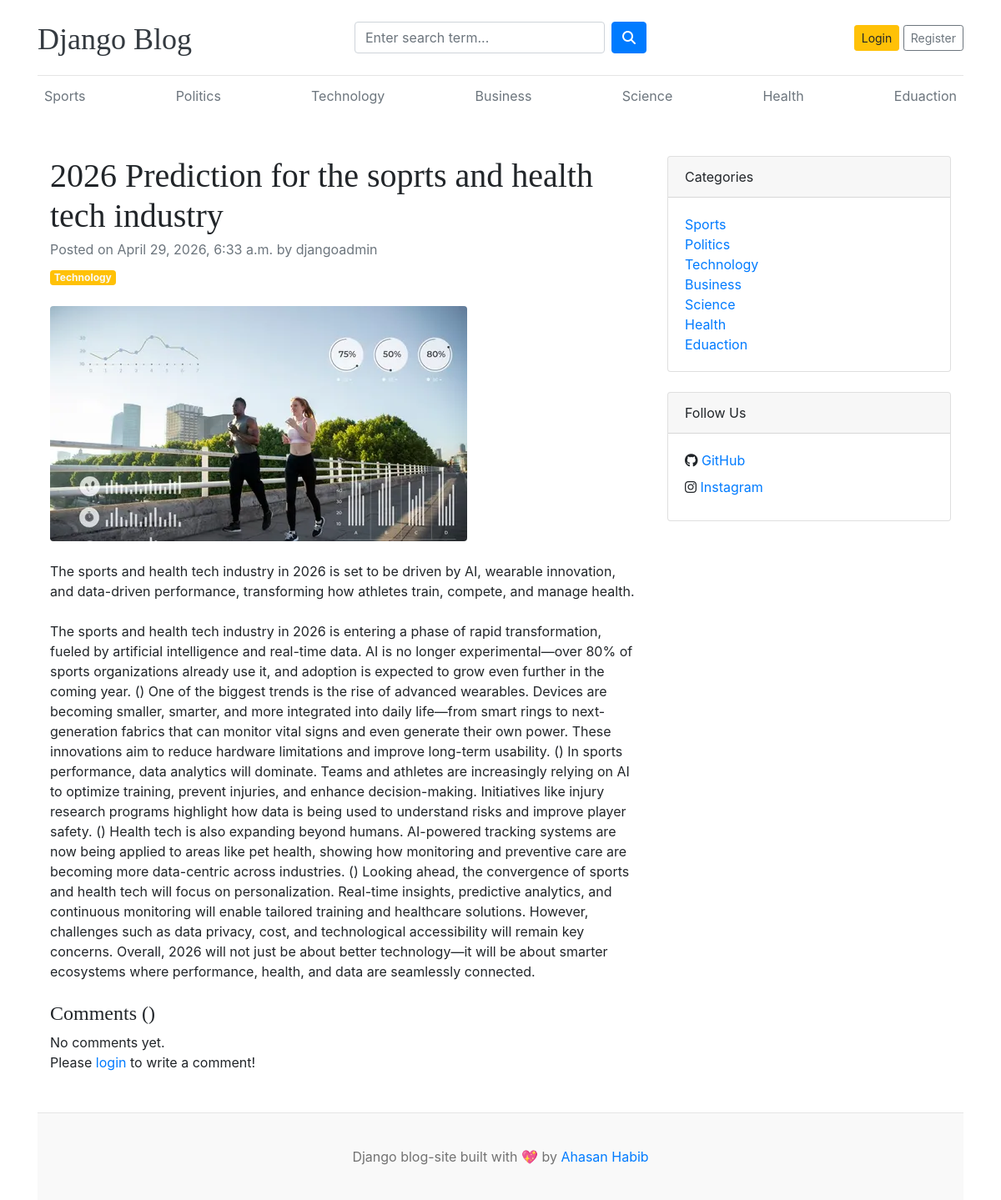
/blogs/2026-prediction-for-the-soprts-and-health-tech-industry/, run on the app's committed database.
### blogs/models.py (models this page shows, shortened)
class Category(models.Model):
    category_name = models.CharField(max_length = 50, unique= True)
    created_at = models.DateTimeField(auto_now_add=True)
    updated_at = models.DateTimeField(auto_now=True)
    class Meta:
        verbose_name_plural = 'Categories'
    def __str__(self):
        return self.category_name

class Blog(models.Model):
        title = models.CharField(max_length=200)
        slug = models.SlugField(max_length=150, unique=True, blank=True)
        category = models.ForeignKey(Category, on_delete=models.CASCADE, max_length=100)
        author = models.ForeignKey(User , on_delete=models.CASCADE)
        featured_image = models.ImageField(upload_to='uploads/%Y/%m/%d')
        short_description = models.TextField(max_length=500)
        blog_body = models.TextField(max_length=2000)
        status = models.CharField(max_length=20, choices=STATUS_CHOICES, default="Draft")
        is_featured = models.BooleanField(default=False)
        created_at = models.DateTimeField(auto_now_add=True)
        updated_at = models.DateTimeField(auto_now=True)

class SocialLink(models.Model):
    platform = models.CharField(max_length=50)
    link = models.URLField()

### blogs/views.py (the view, shortened to what this page needs)
# urls.py: path('blogs/<slug:slug>/',Blogsview.blogs, name='blogs'),
def blogs(request,slug):
    single_blog = get_object_or_404(Blog,slug=slug, status='Published')
    comments = Comment.objects.filter(blog=single_blog)
    categories = Category.objects.all()
    social_links = SocialLink.objects.all()
    context ={
        'single_blog': single_blog,
        'categories': categories,
        'social_links': social_links,
        'comments': comments
    }
    return render(request,'blogs.html',context)

### blogs/context_processors.py (called while the page is built)
def get_categories(request):
    categories = Category.objects.all()
    return dict(categories=categories)

def social_links(request):
    return {'social_links': SocialLink.objects.all()}

### templates/blogs.html
{% extends 'base.html' %}
{% block content %}
<div class="container mt-5">
    <div class="row">
        <div class="col-lg-8">
            <article>
                <header class="mb-4">
                    <h1 class="fw-bolder mb-1">{{ single_blog.title }}</h1>
                    <div class="text-muted fst-italic mb-2">Posted on {{ single_blog.created_at }} by {{ single_blog.author }}</div>
                    <a class="badge bg-warning text-decoration-none text-light" href="#!">{{ single_blog.category }}</a>
                </header>
                <figure class="mb-4"><img class="img-fluid rounded" src="{{ single_blog.featured_image.url }}" alt="..." /></figure>
                <section class="mb-5">
                    <p class="fs-5 mb-4">{{ single_blog.short_description }}</p>
                    <p class="fs-5 mb-4">{{ single_blog.blog_body }}</p>
                    <h4>Comments ({{ comment_count }})</h4>
                    {% if comments %}
                        {% for comment in comments %}
                            <div class="card mt-1">
                                <div class="card-body">
                                    <p class="card-text mb-0">{{ comment }}</p>
                                    <span>
                                        <small>By {{ comment.user }}</small>
                                        <small>| {{ comment.created_at | timesince }} ago</small>
                                    </span>
                                </div>
                            </div>
                        {% endfor %}
                    {% else %}
                    No comments yet.
                    {% endif %}
                    <br>
                    <div class="form-group">
                        {% if user.is_authenticated %}
                        <form action="" method="POST">
                            {% csrf_token %}
                            <div class="form-group">
                                <textarea name="comment" class="form-control" placeholder="Write your comment"></textarea>
                                <input type="submit" value="Submit" class="btn btn-primary mt-2">
                            </div>
                        </form>
                        {% else %}
                        <p>Please <span><a href="{% url 'login' %}">login</a></span> to write a comment!</p>
                        {% endif %}
                    </div>
                </section>
            </article>
        </div>
        <div class="col-lg-4">
            <div class="card mb-4">
                <div class="card-header">Categories</div>
                <div class="card-body">
                    <div class="row">
                        <div class="col-6">
                            <ul class="list-unstyled mb-0">
                                {% for cat in categories %}
                                <li><a href="{% url 'posts_by_category' cat.id %}">{{ cat.category_name }}</a></li>
                                {% endfor %}
                            </ul>
                        </div>
                    </div>
                </div>
            </div>
            {% if social_links %}
            <div class="card mb-4">
                <div class="card-header">Follow Us</div>
                <div class="card-body">
                    <ol class="list-unstyled mb-0">
                        {% for i in social_links %}
                           <li class="mb-2">
                               {% if i.platform == "Instagram" %}
                                   <i class="fa-brands fa-instagram"></i>
                               {% elif i.platform == "GitHub" %}
                                   <i class="fa-brands fa-github"></i>
                               {% endif %}
                                   <a href="{{ i.link }}" target="_blank">{{ i.platform }}</a>
                           </li>
                        {% endfor %}
                    </ol>
                </div>
            </div>
            {% endif %}
        </div>
    </div>
</div>
{% endblock %}

### templates/base.html (shortened to what this page needs)
{% load static %}
<!DOCTYPE html>
<html lang="en">
<head>
    <link href="https://getbootstrap.com/docs/4.0/dist/css/bootstrap.min.css" rel="stylesheet">
    <link href="{% static "css/blog.css" %}" rel="stylesheet">
    <link rel="stylesheet" href="https://cdnjs.cloudflare.com/ajax/libs/font-awesome/6.5.0/css/all.min.css">
    <link rel="stylesheet" href="https://cdnjs.cloudflare.com/ajax/libs/font-awesome/4.7.0/css/font-awesome.min.css">
  </head>
<body>
    <div class="container">
      <header class="blog-header py-3">
        <div class="row flex-nowrap justify-content-between align-items-center">
          <div class="col-4 pt-1">
            <a class="blog-header-logo text-dark" href="/">Django Blog</a>
          </div>
          <div class="col-4">
            <form action="{% url 'search' %}" method="GET">
              <div class="d-flex">
                        <input class="form-control mr-2" type="text" name ="keyword" value ="{{ keyword }}" placeholder="Enter search term..." />
                        <button type="submit" class="btn btn-primary " type="button" >
                          <i class="fa-solid fa-magnifying-glass"></i>
                        </button>
                    </div>
            </form>
          </div>
          <div class="col-4 d-flex justify-content-end align-items-center">
            {% if not user.is_authenticated %}
            <a class="btn btn-sm btn-warning" href="{% url 'login' %}">Login</a> &nbsp;
            <a class="btn btn-sm btn-outline-secondary" href="{% url 'register' %}">Register</a>
            {% else %}
            <span><a href="{% url 'dashboard' %}">Dashboard</a></span>
            &emsp;
            <span><a href="{% url 'logout'%}">Logout</a></span>
            {% endif %}
          </div>
        </div>
      </header>
      <div class="nav-scroller py-1 mb-2">
        <nav class="nav d-flex justify-content-between">
          {%for cat in categories %}
          <a class="p-2 text-muted" href="{% url 'posts_by_category' cat.id %}">{{cat.category_name}}</a>
          {% endfor %}
        </nav>
      </div>
{% block content %}
{% endblock  %}
<footer class="blog-footer">
  <p>Django blog-site built with &#128150 by <a href="#">Ahasan Habib</a></p>
</footer>
</body>
</html>

### blog_main/static/css/blog.css (style rules this page uses)
.blog-header { border-bottom: 1px solid #e5e5e5; }
.blog-header-logo { font-family: "Playfair Display", Georgia, "Times New Roman", serif; font-size: 2.25rem; }
h1, h2, h3, h4, h5, h6 { font-family: "Playfair Display", Georgia, "Times New Roman", serif; }
.blog-footer { padding: 2.5rem 0; color: #727272; text-align: center; background-color: #f9f9f9; border-top: .05rem solid #e5e5e5; }
.blog-footer p:last-child { margin-bottom: 0; }

### data on the page
Category: category_name "Sports"
Category: category_name "Politics"
Category: category_name "Technology"
Category: category_name "Business"
Category: category_name "Science"
Category: category_name "Health"
Category: category_name "Eduaction"
Blog: title "2026 Prediction for the soprts and health tech industry", created_at "April 29, 2026, 6:33 a.m.", author "djangoadmin", category "Technology", featured_image (picture), short_description "The sports and health tech industry in 2026 is set to be driven by AI, wearable innovation, and data-driven performance, transforming how athletes train, compete, and manage health.", blog_body "The sports and health tech industry in 2026 is entering a phase of rapid transformation, fueled by artificial intelligence and real-time data. AI is no longer experimental—over 80% of sports organizations already use it, and adoption is expected to grow even further in the coming year. () One of the biggest trends is the rise of advanced wearables. Devices are becoming smaller, smarter, and more integrated into daily life—from smart rings to next-generation fabrics that can monitor vital signs and even generate their own power. These innovations aim to reduce hardware limitations and improve long-term usability. () In sports performance, data analytics will dominate. Teams and athletes are…"
SocialLink: platform "GitHub"
SocialLink: platform "Instagram"
